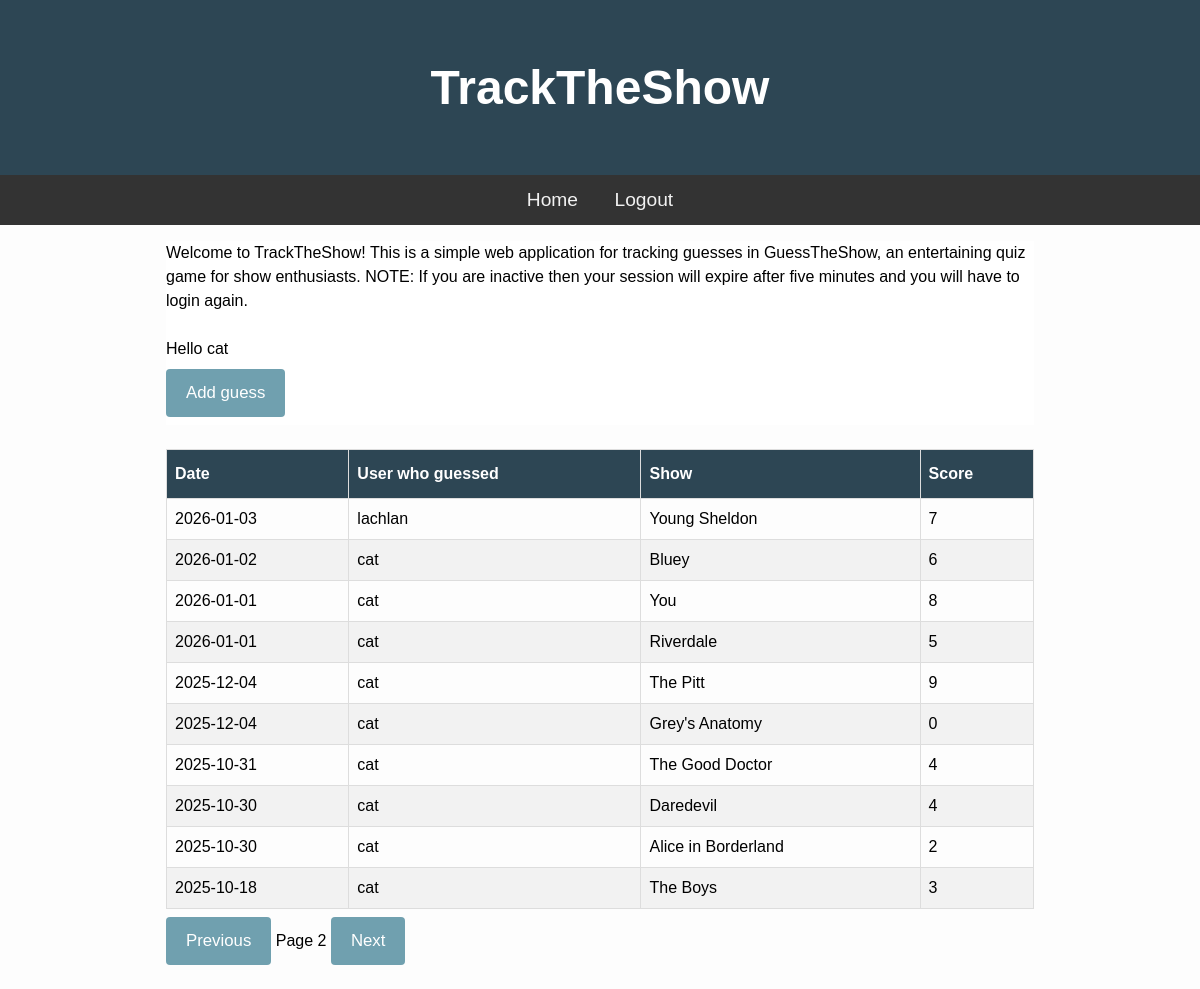
/?page=2 (signed in), run on the app's committed database.
### tables this page shows
CREATE TABLE Users (id INTEGER PRIMARY KEY AUTOINCREMENT, username TEXT UNIQUE NOT NULL, password NOT NULL, salt TEXT);

CREATE TABLE Guesses (id INTEGER PRIMARY KEY AUTOINCREMENT, user_id INTEGER, date TEXT NOT NULL, score INTEGER, "show" TEXT NOT NULL);

### main.py (the view)
@app.route("/") #the route for the homepage
def Home():
    page = request.args.get('page', 1, type=int) #Get the page number from the query parameters and default to 1 if not provided
    per_page = 10 #Limit guesses to 10 per page e
    total_guesses = db.TotalGuessCount() #Get the total number of guesses from the guesses database
    total_pages = math.ceil(total_guesses / per_page)#Calculate the total number of pages and round up to the nearest whole number
    if page < 1: #If the page number is less than 1, set it to 1 to prevent invalid page numbers and users from trying to access non-existent pages
       page = 1
    elif page > total_pages and total_pages > 0:
       page = total_pages
    offset = (page - 1) * per_page #Calculate the offset for the database query based on the current page
    guessData = db.GetPages(per_page, offset)#Get the guesses for the current page using limit and offset
    return render_template("index1.html", guesses=guessData, page=page, total_pages=total_pages) #Note: passing data, page and total_pages

### db.py (called while the page is built)
def GetDB():
    BASE_DIR = os.path.dirname(os.path.abspath(__file__)) #Turns the part of the current file into an absolute path and then gets the directory of that path. Used to find the database file regardless of where the program is run from.
    db_path = os.path.join(BASE_DIR, ".database", "gtg.db") #Creates path to the database file
    db = sqlite3.connect(db_path)
    db.row_factory = sqlite3.Row
    return db

def GetPages(limit, offset):
    db = GetDB()
    query = """SELECT Guesses.date, Guesses.show, Guesses.score, Users.username
               FROM Guesses
               JOIN Users ON Guesses.user_id = Users.id
               ORDER BY date DESC
               LIMIT ? OFFSET ?"""
    guesses = db.execute(query, (limit, offset)).fetchall()
    db.close()
    return guesses

def TotalGuessCount():
    db = GetDB()
    result = db.execute("SELECT COUNT(*) as total FROM Guesses").fetchone()
    db.close()
    return result['total']

### main.py (called while the page is built)
@app.before_request
def session_timeout():
    session.permanent = True
    app.permanent_session_lifetime = timedelta(minutes=5) #Reset the session timoeout on each request

### templates/index1.html
{% extends "base.html" %}
{% block content %}
<div class="container">
    <p>Welcome to TrackTheShow! This is a simple web application for tracking guesses in GuessTheShow, an entertaining quiz game for show enthusiasts. NOTE: If you are inactive then your session will expire after five minutes and you will have to login again.</p>
    {% if session['username'] %}
        <br>
        <p>Hello {{ session['username'] }}</p>
        <a href="/add"><button>Add guess</button></a>
    {% endif %}
</div>
<br>
<table class="guess_table">
    <thead>
        <th>Date</th>
        <th>User who guessed</th>
        <th>Show</th>
        <th>Score</th>
    </thead>
    <tbody>
        {% for guess in guesses %}
        <tr>
            <td>{{ guess['date'] }}</td>
            <td>{{ guess['username'] }}</td>
            <td>{{ guess['show'] }}</td>
            <td>{{ guess['score'] }}</td>
        </tr>
        {% endfor %}
    </tbody>
</table>
<div class="pagenavigation">
    {% if page > 1 %}
        <a href="{{ url_for('Home', page=page-1) }}"><button>Previous</button></a>
    {% endif %}
    <span>Page {{ page }}</span>
    {% if page < total_pages %}
        <a href="{{ url_for('Home', page=page+1) }}"><button>Next</button></a>
    {% endif %}
</div>
{% endblock %}

### static/css/style.css (style rules this page uses)
* { padding: 0; margin: 0; box-sizing: border-box; }
body { background: #fdfdfd; font-family: "Nunito", sans-serif; font-size: 1rem; }
.container { background-color: white; }
.guess_table { font-family: Arial, Helvetica, sans-serif; border-collapse: collapse; width: 100%; }
.guess_table td, .guess_table th { border: 1px solid #ddd; padding: 8px; }
.guess_table tr:nth-child(even) { background-color: #f2f2f2; }
.guess_table th { padding-top: 12px; padding-bottom: 12px; text-align: left; background-color: #2D4654; color: white; }
button { background-color: #70A0AF; color: white; padding: 14px 20px; margin: 8px 0; border: none; border-radius: 4px; cursor: pointer; font-size: 1.05em; }

### data on the page
Users: username "cat"
Guesses: date "2026-01-03", username "lachlan", show "Young Sheldon", score "7"
Guesses: date "2026-01-02", username "cat", show "Bluey", score "6"
Guesses: date "2026-01-01", username "cat", show "You", score "8"
Guesses: date "2026-01-01", username "cat", show "Riverdale", score "5"
Guesses: date "2025-12-04", username "cat", show "The Pitt", score "9"
Guesses: date "2025-12-04", username "cat", show "Grey's Anatomy", score "0"
Guesses: date "2025-10-31", username "cat", show "The Good Doctor", score "4"
Guesses: date "2025-10-30", username "cat", show "Daredevil", score "4"
Guesses: date "2025-10-30", username "cat", show "Alice in Borderland", score "2"
Guesses: date "2025-10-18", username "cat", show "The Boys", score "3"

### other printed values
{{ page }} "2"
